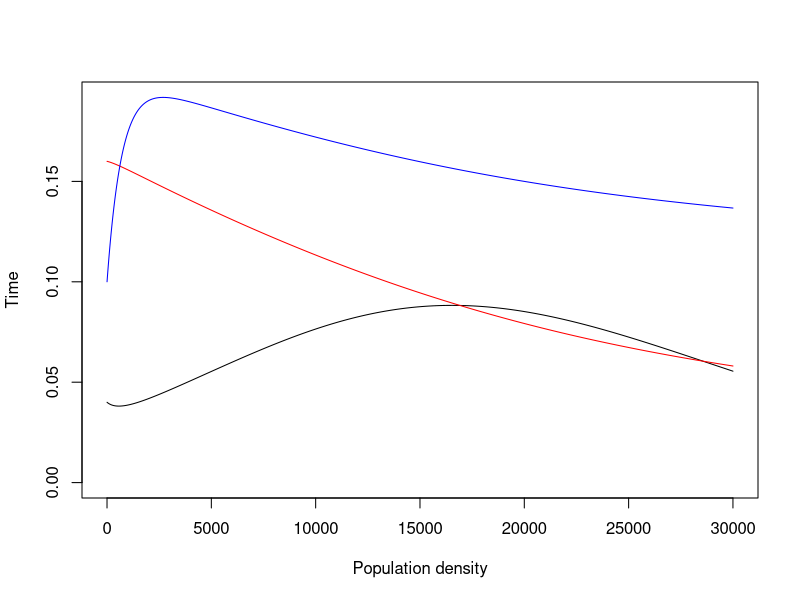

Here is the R script that generated this plot:
#=============================================================================
# R code to implement and explore an ODE for resource-consumer dynamics 
# between algae and photosynthetic diazotrophs. The model assumes that two
# Nitrogen pools are present: 1 in the water column that only algae consume, 
# and 1 that is internal to nitrogen-fixing diazotrophs. This second source
# can become available to algae when diazotrophs die. 
# 
# Eventually the demographic rates will become temperature dependent. 
#
# This version of the code is specifically for the consumer species 
# Synechococcus. There is an extra equation in the ODE system for the 
# light attenuation coefficient of this species because it adjusts this
# dynamically according to light levels. 
#=============================================================================
# load libraries
#=============================================================================
library(tidyverse)
library(deSolve)


#=============================================================================
# Define the population dynamics through the following function
# This model includes one consumers: Pn and Pf 
# 	Pn is a consumer of Nitrogen and light. 
#	Pf is a consumer of Nitrogen and light, but also fixes N. 
# This model includes one resource: R 
# 	R can be added at a constant rate. 
#	R is produced by the mortality of both Pn and Pf
#
# The growth rates of both species are determined by light intensity. 
# Light intensity is a function of depth, and decreases as densities of both
# species increase. The extra set of equations in the model definition 
# calculate a new average growth rate each time step based on these factors.  
#=============================================================================

agawin_mod = function(times,sp,parms){
	with( as.list(c(parms, sp )),
		{	
			##### Determine species-specific average growth rates as a function
			##### of resource availibility and light intensity (eqs. 7, 9-10)
			Iout = Iin *(exp( zM*(-Kbg - kN*Pn - ks*Pf) ) ) #eq 7 at zM
		
			#Average growth rate of Pn
			gn_ave = gmn * (R/(Mn+R))*( ( log(Hn+Iin) - log(Hn+Iout) ) / 
			(log(Iin)-log(Iout) ) )

			#Average growth rate of Pf
			# gf_ave = (gmfn2 *Mf + gmfn03*R)/(Mf+R)*( ( log(Hf+Iin) - log(Hf+Iout) ) / 
			# (log(Iin)-log(Iout)) )

			#Average growth rates for each nitrogen source, separated
			gfno3_ave =  gmfno3 *  (R/(Mfno3+R))*( ( log(Hfno3+Iin) - log(Hfno3+Iout) ) / 
			(log(Iin)-log(Iout) ) )

			gfn2_ave = gmfn2 * (Mfn2/(Mfn2+R))*( ( log(Hfn2+Iin) - log(Hfn2+Iout) ) / 
			(log(Iin)-log(Iout) ) )

			gf_ave = gfn2_ave + gfno3_ave

			##### Consumer dynamics 
			#Algae (Eq 1) : 
			dPn = Pn * ( gn_ave - mn) 

			#N fixer (Eq 2): 
			dPf = Pf * ( gf_ave - mf )			 
			#New light attenutation coefficient for Synech (Eq. 13)
			dks = 3*(1.37-0.5*log(Iout)-ks)

			####Resource (N) (Eq 3): 
			dR = D*(Rin - R) - Qn*gn_ave*Pn - Pf*gf_ave*Qf + ef*Pf*gf_ave*Qf

	  		#list( c(dPn,dPf,dR,dks) )
	  		list( c(dPn,dPf,dR, dks, Iout=Iout, gn_ave=gn_ave, gfno3_ave  = gfno3_ave,gfn2_ave =gfn2_ave ) )

		})	

}  


#=============================================================================
# Set values of the population parameters
#=============================================================================
###From table 3
###Non-fixer (there are two of these, chlorella for now)
mn = 0.014 #mortality

#These terms are all for the growth rate gn_ave. 
gmn = 0.051 #Max gr
Mn = 0.08 #Half saturation constants 
Hn = 24.8

###Fixer
mf =0.014 #mortality

#These terms are all for the growth rates gfno3 and gfn2. There are two sets of
#these for high and low light: 
#Use the low light treatment for Synech.
gmfno3 = .084
gmfn2 =  0.060
#Half saturation constants 
#Don't assume that Hs and Ms are set to be equal, as they are by the authors. 
Hfno3 = 56
Hfn2 = 56
Mfno3 = 1
Mfn2 = 0.5

###Resource
Qn = 0.012#cell quota of N
Qf = 0.092#cell quota of N

D = 0.014 #dilution rate in experiment. 
Iin = 20 #Light in, HL
Rin = 0.1 #These are the treatment levels of N input. 0, 0.1, 0.5, 8. 

###Parametes for light intensity calculation (eqs 7-10)
#Growth rate is spatially (i.e. depth) dependent. The average growth rates (eqs 4 - 6) for 
#each species are light dependent. Light intensity is dependent on population 
#densities, depth, and some physical parameters as described by equation 7.
# 
#The integral in eq. 8 could be implemented directly in this code. However, 
#the authors show that this integral can be solved analytically which leads to 
#equations 9-10. These equations only require the endpoints of light intensity: 
#i.e., the light at depth 0, and at the mixing depth z_M, at the bottom of the 
#container.
Kbg = 4.75 #Background turbidity. In a few cases this is 11
zM = 0.05 #mixing depth
kN = 4.86 #This is determined by eq 13 for Synechococcus
ef = 8 #

#Put these parameters all together in a list to pass to deSolve with the model
#definition. 
parms = list(
			mn = mn, gmn = gmn, Mn = Mn, Hn = Hn, 
			mf = mf, gmfno3 = gmfno3, gmfn2 = gmfn2, Hfno3  = Hfno3 , Mfno3  = Mfno3 ,  
			Hfn2  = Hfn2, Mfn2  = Mfn2 , 
			Qn = Qn, Qf = Qf, D = D, Iin = Iin, Rin = Rin, Kbg = Kbg, zM = zM,
			kN = kN, ef = ef
		 )

#=============================================================================
# Run the model with initial conditions 
#=============================================================================
tend = 3000
delta1 = 0.1
times  = seq(from = 0, to = tend, by = delta1)
tl = length(times)
#Use ICs to help set the scenario. E.g., when Pn or Pf =0, 
#this is a monoculture experiment. Otherwise, use ICs from those reported in 
#Table 1

minit =  c(Pn = 10,Pf = 0.16, R = Rin) #model initial values

Pn_ic =0.04
Pf_ic =0.16
Iout = Iin-1
gn_ic = gmn * (Rin/(Mn+Rin))*( ( log(Hn+Iin) - log(Hn+Iout) ) / 
			(log(Iin)-log(Iout) ) )
gfno3_ic = gmfno3 *  (Rin/(Mfno3+Rin)	)*( ( log(Hfno3+Iin) - log(Hfno3+Iout) ) / 
			(log(Iin)-log(Iout) ) )
gfn2_ic = gmfn2 * (Rin/(Mfn2+Rin))*( ( log(Hfn2+Iin) - log(Hfn2+Iout) ) / 
			(log(Iin)-log(Iout) ) )

minit =  c(Pn = Pn_ic ,Pf = Pf_ic, R = Rin, ks = 0.5, Iout=Iout, gn_ave=gn_ic, 
				gfno3_ave  = gfno3_ic,gfn2_ave = gfn2_ic )


#Run the model
agawin_out = ode(y=minit, times=times, func=agawin_mod, parms=parms)

#=============================================================================
# Plot
#=============================================================================
#Black is Pn (Synechococcus) 
#Red is Pf (Chlorella)
#Blue is R (N)

plot( agawin_out [,2], t="l", ylab = "Time", xlab = "Population density", 
	ylim = c(0, max(agawin_out[,2:4]) ) )
cuse = c("black","black","red","blue","green")
for ( n in 3:4) {
	lines (agawin_out[,n], col = cuse[n] )
}
